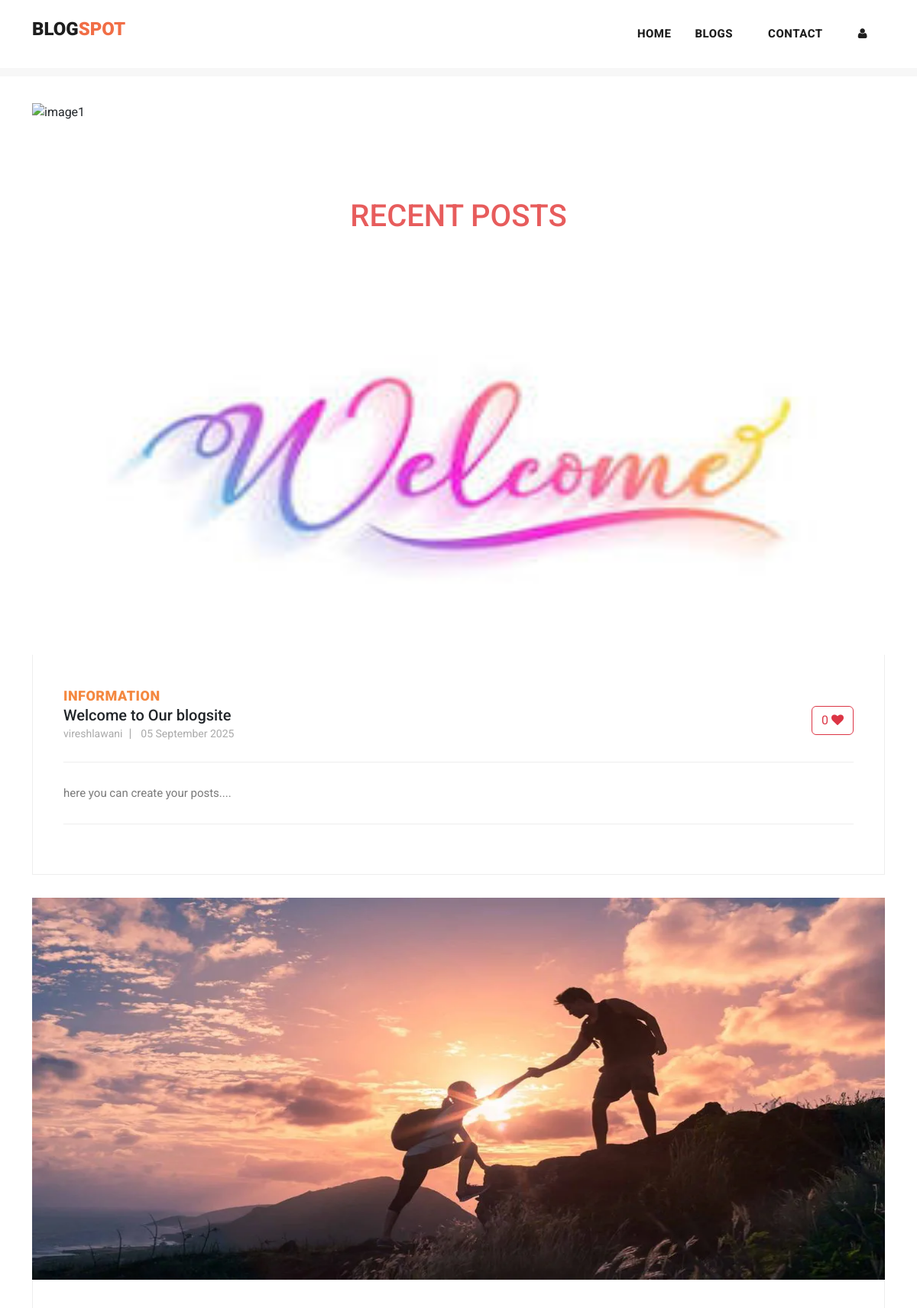
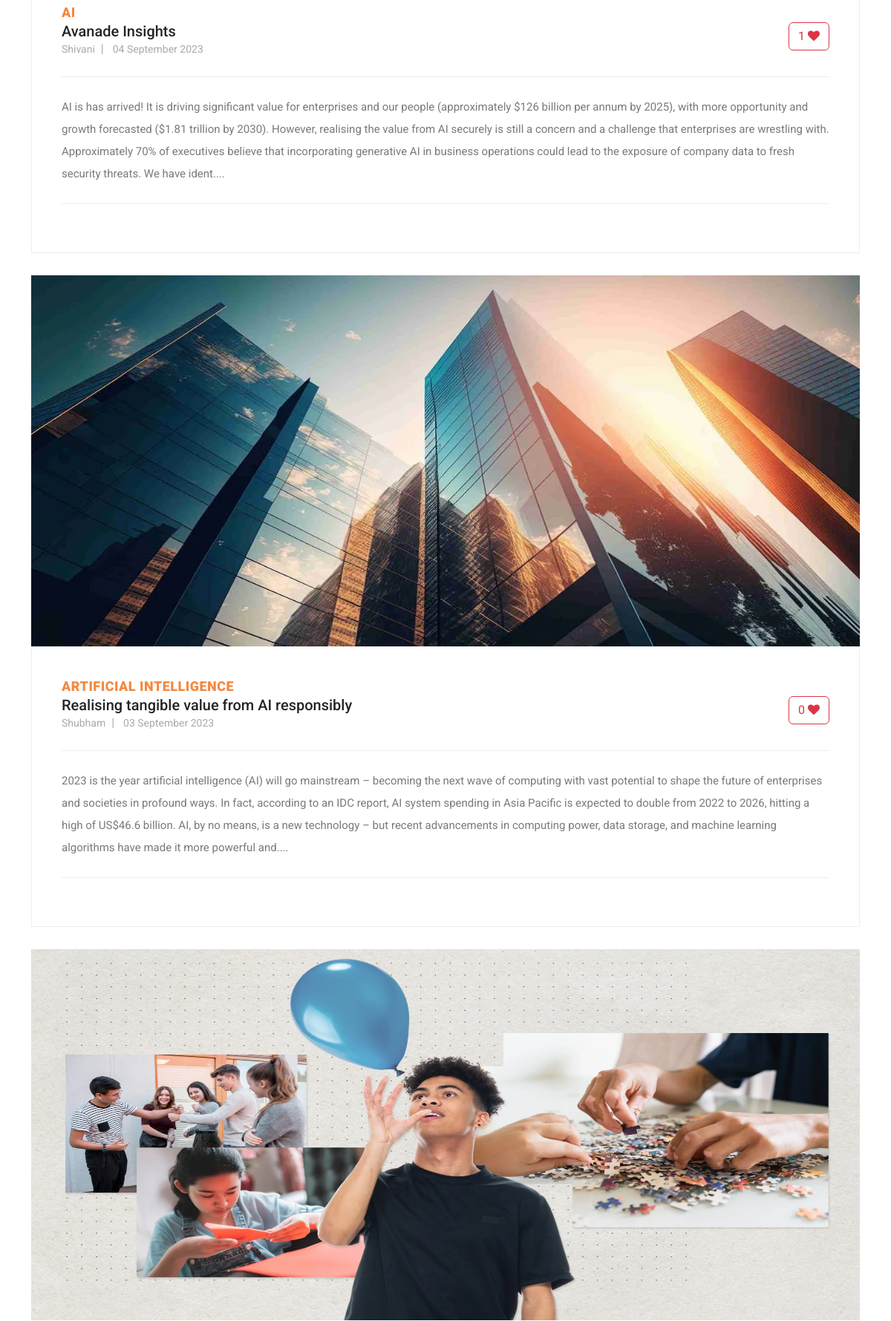
Page /blog (upper part) on the committed database (2 pictures, top to bottom).
### myapp/models.py (models this page shows, shortened)
class Post(models.Model):
    postname = models.CharField(max_length=600)
    category = models.CharField(max_length=600)
    image = models.ImageField(upload_to='images/posts',blank=True,null=True)
    content = models.CharField(max_length=100000)
    time = models.CharField(default=time,max_length=100, blank=True)
    likes = models.IntegerField(null=True,blank=True,default=0)
    user = models.ForeignKey(User,on_delete=models.CASCADE)

### myapp/views.py (the view)
# urls.py: path("blog",views.blog,name="blog"),
def blog(request):
    return render(request,"blog.html",{
            'posts':Post.objects.filter(user_id=request.user.id).order_by("id").reverse(),
            'top_posts':Post.objects.all().order_by("-likes"),
            'recent_posts':Post.objects.all().order_by("-id"),
            'user':request.user,
            'media_url':settings.MEDIA_URL
        })

### templates/blog.html (shortened to what this page needs)
{% load static %}
<!DOCTYPE html>
<html lang="en">
<head>
  <link href="{% static 'vendor/bootstrap/css/bootstrap.min.css' %}" rel="stylesheet">
  <link href="https://cdn.jsdelivr.net/npm/bootstrap@5.3.1/dist/css/bootstrap.min.css" rel="stylesheet"
>
  <link rel="stylesheet" href="{% static 'assets/css/fontawesome.css' %}">
  <link rel="stylesheet" href="{% static 'assets/css/templatemo-stand-blog.css' %}">
  <link rel="stylesheet" href="{% static 'assets/css/owl.css' %}">
  <link rel="stylesheet" href="{% static 'assets/css/styles.css' %}">
</head>
<body>
  {%include 'header.html'%}
  <div class="container mt-5 carousel">
    <div id="carouselExampleCaptions" class="carousel slide">
      <div class="carousel-indicators">
        <button type="button" data-bs-target="#carouselExampleCaptions" data-bs-slide-to="0" class="active"
          aria-current="true" aria-label="Slide 1"></button>
        <button type="button" data-bs-target="#carouselExampleCaptions" data-bs-slide-to="1"
          aria-label="Slide 2"></button>
        <button type="button" data-bs-target="#carouselExampleCaptions" data-bs-slide-to="2"
          aria-label="Slide 3"></button>
        <button type="button" data-bs-target="#carouselExampleCaptions" data-bs-slide-to="3"
          aria-label="Slide 4"></button>
      </div>
      <div class="carousel-inner">
        <div class="carousel-item active">
          <img src="{% static 'assets/images/img1.jpg' %}" alt="image1">
          <div class="carousel-caption d-none d-md-block">
          </div>
        </div>
      </div>
      <button class="carousel-control-prev" type="button" data-bs-target="#carouselExampleCaptions"
        data-bs-slide="prev">
        <span class="carousel-control-prev-icon" aria-hidden="true"></span>
      </button>
      <button class="carousel-control-next" type="button" data-bs-target="#carouselExampleCaptions"
        data-bs-slide="next">
        <span class="carousel-control-next-icon" aria-hidden="true"></span>
      </button>
    </div>
  </div>
  <section class="blog-posts">
    <div class="container">
      <h3 class="text-center" style="margin: 50px; font-size: 40px; color: rgb(231, 92, 92);">RECENT POSTS</h3>
      <div class="row">
        <div class="col-lg-12">
          <div class="all-blog-posts">
            <div class="row">
              {% for post in recent_posts %}
              <div class="col-lg-12">
                <div class="blog-post">
                  <div class="blog-thumb">
                    <img src="{{media_url}}{{post.image}}" alt="" style="height: 500px;">
                  </div>
                  <div class="down-content">
                    <span>{{post.category}}</span>
                    <form method="post" action="{% url 'increaselikes' post.id %}">
                      <button class="float-right btn btn-outline-danger" type="submit ">
                        {{post.likes}} <i class="fa fa-heart"></i></button>
                    </form>
                    <a href="{% url 'post' post.id %}" class="text-decoration-none text-dark">
                      <h5>{{post.postname}}</h5>
                    </a>
                    <ul class="post-info">
                      <li><a href="#">{{post.user}}</a></li>
                      <li><a href="#">{{post.time}}</a></li>
                    </ul>
                    <p style="max-width: 100%;">{{post.content|slice:"0:500"}}....</p>
                  </div>
                </div>
              </div>
              {% endfor %}
            </div>
          </div>
        </div>
      </div>
    </div>
  </section>
</body>
</html>

### static/assets/css/templatemo-stand-blog.css (style rules this page uses)
body { font-family: 'Roboto', sans-serif; overflow-x: hidden; text-rendering: optimizeLegibility; -webkit-font-smoothing: antialiased; -moz-osx-font-smoothing: grayscale; }
p { margin-bottom: 0px; font-size: 15px; font-weight: 400; color: #7a7a7a; line-height: 30px; }
a { text-decoration: none!important; }
ul { padding: 0; margin: 0; list-style: none; }
h1,h2,h3,h4,h5,h6 { margin: 0px; }
.blog-posts { margin-top: 100px; }
.blog-posts .blog-post { margin-bottom: 30px; }
.blog-posts .blog-thumb img { width: 100%; overflow: hidden; }
.blog-posts .down-content { padding: 40px; border-right: 1px solid #eee; border-left: 1px solid #eee; border-bottom: 1px solid #eee; }
.blog-posts .down-content span { font-size: 18px; text-transform: uppercase; letter-spacing: 0.5px; font-weight: 900; color: #f48840; }
.blog-posts .down-content ul.post-info li { display: inline-block; margin-right: 8px; }
.blog-posts .down-content ul.post-info li:after { content: '|'; color: #aaa; margin-left: 8px; }
.blog-posts .down-content ul.post-info li:last-child::after { display: none; }
.blog-posts .down-content ul.post-info li a { font-size: 14px; color: #aaa; font-weight: 400; transition: all .3s; }
.blog-posts .down-content p { padding: 25px 0px; margin: 25px 0px; border-top: 1px solid #eee; border-bottom: 1px solid #eee; }

### static/assets/css/styles.css (style rules this page uses)
.carousel img { width: 100%; height: 700px; }
.blog-posts .blog-post img, .blog-post img { height: 300px; }

### templates/footer.html (style rules this page uses)
li { text-decoration: none; text-align: left; }
li a { color: rgb(153, 147, 147); }

### rows in the picture
Post: image (picture), category "INFORMATION", likes "0", postname "Welcome to Our blogsite", user "vireshlawani", time "05 September 2025", content "here you can create your posts"
Post: image (picture), category "AI", likes "1", postname "Avanade Insights", user "Shivani", time "04 September 2023", content "AI is has arrived! It is driving significant value for enterprises and our people (approximately $126 billion per annum by 2025), with more opportunity and growth forecasted ($1.81 trillion by 2030). However, realising the value from AI securely is still a concern and a challenge that enterprises are wrestling with. Approximately 70% of executives believe that incorporating generative AI in business operations could lead to the exposure of company data to fresh security threats. We have ident"
Post: image (picture), category "ARTIFICIAL INTELLIGENCE", likes "0", postname "Realising tangible value from AI responsibly", user "Shubham", time "03 September 2023", content "2023 is the year artificial intelligence (AI) will go mainstream – becoming the next wave of computing with vast potential to shape the future of enterprises and societies in profound ways. In fact, according to an IDC report, AI system spending in Asia Pacific is expected to double from 2022 to 2026, hitting a high of US$46.6 billion. AI, by no means, is a new technology – but recent advancements in computing power, data storage, and machine learning algorithms have made it more powerful and"
Post: image (picture)
